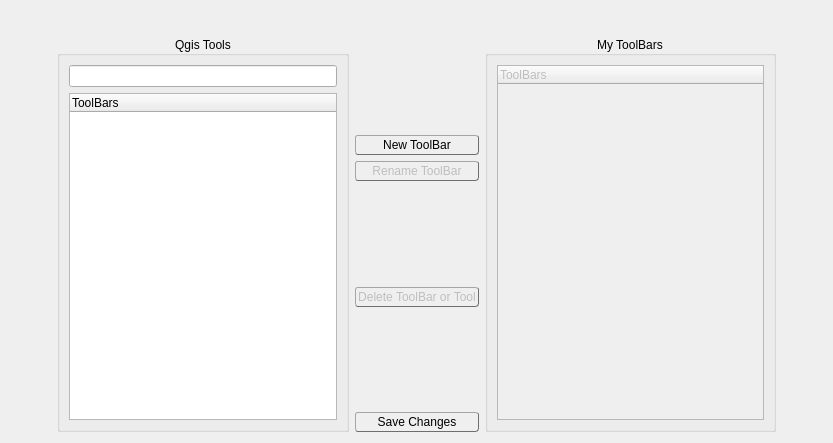
<?xml version="1.0" encoding="UTF-8"?>
<ui version="4.0">
 <class>CustomToolbarDialog</class>
 <widget class="QDialog" name="CustomToolbarDialog">
  <property name="geometry">
   <rect>
    <x>0</x>
    <y>0</y>
    <width>833</width>
    <height>443</height>
   </rect>
  </property>
  <property name="windowTitle">
   <string>Create customs ToolBars</string>
  </property>
  <property name="windowIcon">
   <iconset resource="resources.qrc">
    <normaloff>:/img/images/icon.png</normaloff>:/img/images/icon.png</iconset>
  </property>
  <property name="accessibleDescription">
   <string/>
  </property>
  <layout class="QVBoxLayout" name="verticalLayout_2">
   <item>
    <layout class="QHBoxLayout" name="horizontalLayout_4">
     <property name="topMargin">
      <number>25</number>
     </property>
     <item>
      <layout class="QVBoxLayout" name="verticalLayout_6">
       <item>
        <spacer name="verticalSpacer_3">
         <property name="orientation">
          <enum>Qt::Vertical</enum>
         </property>
         <property name="sizeHint" stdset="0">
          <size>
           <width>20</width>
           <height>40</height>
          </size>
         </property>
        </spacer>
       </item>
       <item>
        <widget class="QPushButton" name="pushButton">
         <property name="cursor">
          <cursorShape>PointingHandCursor</cursorShape>
         </property>
         <property name="toolTip">
          <string>Expand all</string>
         </property>
         <property name="text">
          <string/>
         </property>
         <property name="icon">
          <iconset resource="resources.qrc">
           <normaloff>:/img/images/expand.png</normaloff>:/img/images/expand.png</iconset>
         </property>
         <property name="autoDefault">
          <bool>false</bool>
         </property>
         <property name="flat">
          <bool>true</bool>
         </property>
        </widget>
       </item>
       <item>
        <widget class="QPushButton" name="pushButton_2">
         <property name="cursor">
          <cursorShape>PointingHandCursor</cursorShape>
         </property>
         <property name="toolTip">
          <string>Collapse all</string>
         </property>
         <property name="text">
          <string/>
         </property>
         <property name="icon">
          <iconset resource="resources.qrc">
           <normaloff>:/img/images/collapse.png</normaloff>:/img/images/collapse.png</iconset>
         </property>
         <property name="autoDefault">
          <bool>false</bool>
         </property>
         <property name="flat">
          <bool>true</bool>
         </property>
        </widget>
       </item>
       <item>
        <spacer name="verticalSpacer_5">
         <property name="orientation">
          <enum>Qt::Vertical</enum>
         </property>
         <property name="sizeHint" stdset="0">
          <size>
           <width>20</width>
           <height>40</height>
          </size>
         </property>
        </spacer>
       </item>
      </layout>
     </item>
     <item>
      <widget class="QGroupBox" name="groupBox">
       <property name="title">
        <string>Qgis Tools</string>
       </property>
       <property name="alignment">
        <set>Qt::AlignCenter</set>
       </property>
       <property name="flat">
        <bool>true</bool>
       </property>
       <layout class="QVBoxLayout" name="verticalLayout_4">
        <item>
         <widget class="QgsFilterLineEdit" name="searchBox">
          <property name="toolTip">
           <string>Enter algorithm name to filter list</string>
          </property>
         </widget>
        </item>
        <item>
         <widget class="QTreeWidget" name="ToolBars">
          <property name="dragEnabled">
           <bool>true</bool>
          </property>
          <property name="dragDropOverwriteMode">
           <bool>false</bool>
          </property>
          <property name="dragDropMode">
           <enum>QAbstractItemView::DragOnly</enum>
          </property>
          <property name="defaultDropAction">
           <enum>Qt::CopyAction</enum>
          </property>
          <property name="alternatingRowColors">
           <bool>true</bool>
          </property>
          <property name="selectionBehavior">
           <enum>QAbstractItemView::SelectItems</enum>
          </property>
          <property name="itemsExpandable">
           <bool>true</bool>
          </property>
          <property name="sortingEnabled">
           <bool>false</bool>
          </property>
          <property name="allColumnsShowFocus">
           <bool>false</bool>
          </property>
          <property name="wordWrap">
           <bool>false</bool>
          </property>
          <attribute name="headerShowSortIndicator" stdset="0">
           <bool>false</bool>
          </attribute>
          <attribute name="headerStretchLastSection">
           <bool>true</bool>
          </attribute>
          <column>
           <property name="text">
            <string notr="true">ToolBars</string>
           </property>
          </column>
         </widget>
        </item>
       </layout>
      </widget>
     </item>
     <item>
      <layout class="QVBoxLayout" name="verticalLayout">
       <item>
        <spacer name="verticalSpacer">
         <property name="orientation">
          <enum>Qt::Vertical</enum>
         </property>
         <property name="sizeHint" stdset="0">
          <size>
           <width>20</width>
           <height>40</height>
          </size>
         </property>
        </spacer>
       </item>
       <item>
        <widget class="QPushButton" name="new_btn">
         <property name="cursor">
          <cursorShape>PointingHandCursor</cursorShape>
         </property>
         <property name="styleSheet">
          <string notr="true">border:1px solid #6E6E6E;
border-style: outset;
border-width: 1px;
border-radius: 3px;
min-width: 3em;
padding: 2px;
</string>
         </property>
         <property name="text">
          <string>New ToolBar</string>
         </property>
         <property name="flat">
          <bool>true</bool>
         </property>
        </widget>
       </item>
       <item>
        <widget class="QPushButton" name="rename_btn">
         <property name="enabled">
          <bool>false</bool>
         </property>
         <property name="cursor">
          <cursorShape>PointingHandCursor</cursorShape>
         </property>
         <property name="styleSheet">
          <string notr="true">border:1px solid #6E6E6E;
border-style: outset;
border-width: 1px;
border-radius: 3px;
min-width: 3em;
padding: 2px;</string>
         </property>
         <property name="text">
          <string>Rename ToolBar</string>
         </property>
         <property name="flat">
          <bool>true</bool>
         </property>
        </widget>
       </item>
       <item>
        <spacer name="verticalSpacer_2">
         <property name="orientation">
          <enum>Qt::Vertical</enum>
         </property>
         <property name="sizeHint" stdset="0">
          <size>
           <width>20</width>
           <height>40</height>
          </size>
         </property>
        </spacer>
       </item>
       <item>
        <widget class="QPushButton" name="delete_btn">
         <property name="enabled">
          <bool>false</bool>
         </property>
         <property name="cursor">
          <cursorShape>PointingHandCursor</cursorShape>
         </property>
         <property name="styleSheet">
          <string notr="true">border:1px solid #6E6E6E;
border-style: outset;
border-width: 1px;
border-radius: 3px;
min-width: 3em;
padding: 2px;</string>
         </property>
         <property name="text">
          <string>Delete ToolBar or Tool</string>
         </property>
         <property name="flat">
          <bool>true</bool>
         </property>
        </widget>
       </item>
       <item>
        <spacer name="verticalSpacer_4">
         <property name="orientation">
          <enum>Qt::Vertical</enum>
         </property>
         <property name="sizeHint" stdset="0">
          <size>
           <width>20</width>
           <height>40</height>
          </size>
         </property>
        </spacer>
       </item>
       <item>
        <widget class="QPushButton" name="Save_btn">
         <property name="cursor">
          <cursorShape>PointingHandCursor</cursorShape>
         </property>
         <property name="styleSheet">
          <string notr="true">border:1px solid #6E6E6E;
border-style: outset;
border-width: 1px;
border-radius: 3px;
padding: 2px;
</string>
         </property>
         <property name="text">
          <string>Save Changes</string>
         </property>
         <property name="flat">
          <bool>true</bool>
         </property>
        </widget>
       </item>
      </layout>
     </item>
     <item>
      <widget class="QGroupBox" name="groupBox_2">
       <property name="title">
        <string>My ToolBars</string>
       </property>
       <property name="alignment">
        <set>Qt::AlignCenter</set>
       </property>
       <property name="flat">
        <bool>true</bool>
       </property>
       <layout class="QVBoxLayout" name="verticalLayout_3">
        <item>
         <widget class="QTreeWidget" name="MyToolsBars">
          <property name="enabled">
           <bool>false</bool>
          </property>
          <property name="dragEnabled">
           <bool>false</bool>
          </property>
          <property name="dragDropOverwriteMode">
           <bool>false</bool>
          </property>
          <property name="dragDropMode">
           <enum>QAbstractItemView::DragDrop</enum>
          </property>
          <property name="defaultDropAction">
           <enum>Qt::IgnoreAction</enum>
          </property>
          <property name="alternatingRowColors">
           <bool>true</bool>
          </property>
          <property name="selectionBehavior">
           <enum>QAbstractItemView::SelectItems</enum>
          </property>
          <property name="autoExpandDelay">
           <number>-1</number>
          </property>
          <property name="rootIsDecorated">
           <bool>true</bool>
          </property>
          <property name="itemsExpandable">
           <bool>true</bool>
          </property>
          <column>
           <property name="text">
            <string>ToolBars</string>
           </property>
          </column>
         </widget>
        </item>
       </layout>
      </widget>
     </item>
     <item>
      <layout class="QVBoxLayout" name="verticalLayout_8">
       <item>
        <spacer name="verticalSpacer_6">
         <property name="orientation">
          <enum>Qt::Vertical</enum>
         </property>
         <property name="sizeHint" stdset="0">
          <size>
           <width>20</width>
           <height>40</height>
          </size>
         </property>
        </spacer>
       </item>
       <item>
        <widget class="QPushButton" name="My_expand">
         <property name="enabled">
          <bool>false</bool>
         </property>
         <property name="cursor">
          <cursorShape>PointingHandCursor</cursorShape>
         </property>
         <property name="toolTip">
          <string>Expand all</string>
         </property>
         <property name="text">
          <string/>
         </property>
         <property name="icon">
          <iconset resource="resources.qrc">
           <normaloff>:/img/images/expand.png</normaloff>:/img/images/expand.png</iconset>
         </property>
         <property name="autoDefault">
          <bool>false</bool>
         </property>
         <property name="flat">
          <bool>true</bool>
         </property>
        </widget>
       </item>
       <item>
        <widget class="QPushButton" name="My_Collapse">
         <property name="enabled">
          <bool>false</bool>
         </property>
         <property name="cursor">
          <cursorShape>PointingHandCursor</cursorShape>
         </property>
         <property name="toolTip">
          <string>Collapse all</string>
         </property>
         <property name="text">
          <string/>
         </property>
         <property name="icon">
          <iconset resource="resources.qrc">
           <normaloff>:/img/images/collapse.png</normaloff>:/img/images/collapse.png</iconset>
         </property>
         <property name="autoDefault">
          <bool>false</bool>
         </property>
         <property name="flat">
          <bool>true</bool>
         </property>
        </widget>
       </item>
       <item>
        <spacer name="verticalSpacer_7">
         <property name="orientation">
          <enum>Qt::Vertical</enum>
         </property>
         <property name="sizeHint" stdset="0">
          <size>
           <width>20</width>
           <height>40</height>
          </size>
         </property>
        </spacer>
       </item>
      </layout>
     </item>
    </layout>
   </item>
  </layout>
 </widget>
 <customwidgets>
  <customwidget>
   <class>QgsFilterLineEdit</class>
   <extends>QLineEdit</extends>
   <header>qgis.gui</header>
  </customwidget>
 </customwidgets>
 <resources>
  <include location="resources.qrc"/>
 </resources>
 <connections>
  <connection>
   <sender>ToolBars</sender>
   <signal>itemPressed(QTreeWidgetItem*,int)</signal>
   <receiver>CustomToolbarDialog</receiver>
   <slot>QgisToolsClick()</slot>
   <hints>
    <hint type="sourcelabel">
     <x>246</x>
     <y>299</y>
    </hint>
    <hint type="destinationlabel">
     <x>323</x>
     <y>319</y>
    </hint>
   </hints>
  </connection>
  <connection>
   <sender>MyToolsBars</sender>
   <signal>itemClicked(QTreeWidgetItem*,int)</signal>
   <receiver>CustomToolbarDialog</receiver>
   <slot>MyToolsClick()</slot>
   <hints>
    <hint type="sourcelabel">
     <x>594</x>
     <y>289</y>
    </hint>
    <hint type="destinationlabel">
     <x>372</x>
     <y>319</y>
    </hint>
   </hints>
  </connection>
  <connection>
   <sender>rename_btn</sender>
   <signal>clicked()</signal>
   <receiver>CustomToolbarDialog</receiver>
   <slot>RenameToolBar()</slot>
   <hints>
    <hint type="sourcelabel">
     <x>379</x>
     <y>171</y>
    </hint>
    <hint type="destinationlabel">
     <x>435</x>
     <y>168</y>
    </hint>
   </hints>
  </connection>
  <connection>
   <sender>new_btn</sender>
   <signal>clicked()</signal>
   <receiver>CustomToolbarDialog</receiver>
   <slot>NewToolBar()</slot>
   <hints>
    <hint type="sourcelabel">
     <x>379</x>
     <y>150</y>
    </hint>
    <hint type="destinationlabel">
     <x>437</x>
     <y>80</y>
    </hint>
   </hints>
  </connection>
  <connection>
   <sender>delete_btn</sender>
   <signal>clicked()</signal>
   <receiver>CustomToolbarDialog</receiver>
   <slot>DeleteToolBar()</slot>
   <hints>
    <hint type="sourcelabel">
     <x>471</x>
     <y>305</y>
    </hint>
    <hint type="destinationlabel">
     <x>433</x>
     <y>268</y>
    </hint>
   </hints>
  </connection>
  <connection>
   <sender>Save_btn</sender>
   <signal>clicked()</signal>
   <receiver>CustomToolbarDialog</receiver>
   <slot>SaveTools()</slot>
   <hints>
    <hint type="sourcelabel">
     <x>471</x>
     <y>431</y>
    </hint>
    <hint type="destinationlabel">
     <x>355</x>
     <y>319</y>
    </hint>
   </hints>
  </connection>
  <connection>
   <sender>pushButton</sender>
   <signal>clicked()</signal>
   <receiver>CustomToolbarDialog</receiver>
   <slot>ExpandQgis()</slot>
   <hints>
    <hint type="sourcelabel">
     <x>25</x>
     <y>213</y>
    </hint>
    <hint type="destinationlabel">
     <x>7</x>
     <y>162</y>
    </hint>
   </hints>
  </connection>
  <connection>
   <sender>pushButton_2</sender>
   <signal>clicked()</signal>
   <receiver>CustomToolbarDialog</receiver>
   <slot>CollapseQgis()</slot>
   <hints>
    <hint type="sourcelabel">
     <x>16</x>
     <y>245</y>
    </hint>
    <hint type="destinationlabel">
     <x>2</x>
     <y>263</y>
    </hint>
   </hints>
  </connection>
  <connection>
   <sender>My_expand</sender>
   <signal>clicked()</signal>
   <receiver>CustomToolbarDialog</receiver>
   <slot>ExpandMyTools()</slot>
   <hints>
    <hint type="sourcelabel">
     <x>804</x>
     <y>218</y>
    </hint>
    <hint type="destinationlabel">
     <x>819</x>
     <y>183</y>
    </hint>
   </hints>
  </connection>
  <connection>
   <sender>My_Collapse</sender>
   <signal>clicked()</signal>
   <receiver>CustomToolbarDialog</receiver>
   <slot>CollapseMyTools()</slot>
   <hints>
    <hint type="sourcelabel">
     <x>811</x>
     <y>253</y>
    </hint>
    <hint type="destinationlabel">
     <x>828</x>
     <y>275</y>
    </hint>
   </hints>
  </connection>
  <connection>
   <sender>searchBox</sender>
   <signal>textChanged(QString)</signal>
   <receiver>CustomToolbarDialog</receiver>
   <slot>Search(QString)</slot>
   <hints>
    <hint type="sourcelabel">
     <x>74</x>
     <y>73</y>
    </hint>
    <hint type="destinationlabel">
     <x>111</x>
     <y>3</y>
    </hint>
   </hints>
  </connection>
 </connections>
 <slots>
  <slot>NewToolBar()</slot>
  <slot>RenameToolBar()</slot>
  <slot>DeleteToolBar()</slot>
  <slot>MyToolsClick()</slot>
  <slot>QgisToolsClick()</slot>
  <slot>AddItemTool()</slot>
  <slot>DelItemTool()</slot>
  <slot>UpItem()</slot>
  <slot>DownItem()</slot>
  <slot>SaveTools()</slot>
  <slot>about()</slot>
  <slot>ExpandQgis()</slot>
  <slot>CollapseQgis()</slot>
  <slot>ExpandMyTools()</slot>
  <slot>CollapseMyTools()</slot>
  <slot>Search(QString)</slot>
 </slots>
</ui>
